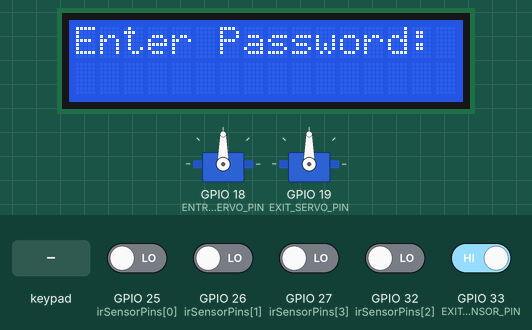
Bench run of a sketch on a simulated ESP32. Shown: 2 × servo, 16×2 character LCD. Inputs (shaded band) come from the test bench; at power-on: GPIO 33 (EXIT_IR_SENSOR_PIN) HIGH, GPIO 25 (irSensorPins[0]), GPIO 26 (irSensorPins[1]), GPIO 27 (irSensorPins[3]), GPIO 32 (irSensorPins[2]) LOW. WiFi joins after 1.5 s; servers stay silent unless stated; no MQTT or app messages arrive unless stated; what the sketch prints to the serial monitor is not drawn.

Above: at 2.7 s.
2.8 s: GPIO 33 (EXIT_IR_SENSOR_PIN) driven LOW
At 3.9 s:
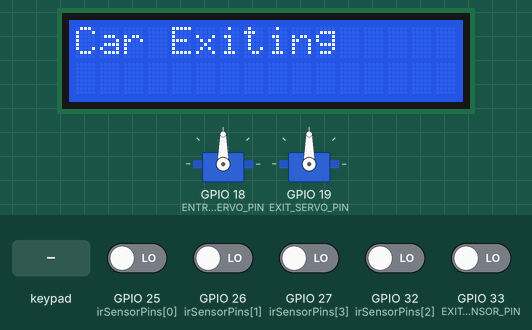
5.8 s: key '#' pressed
8.8 s: GPIO 33 (EXIT_IR_SENSOR_PIN) driven HIGH
11.8 s: keypad keys 1 2 3 4 # pressed 0.4 s apart
At 14.1 s:
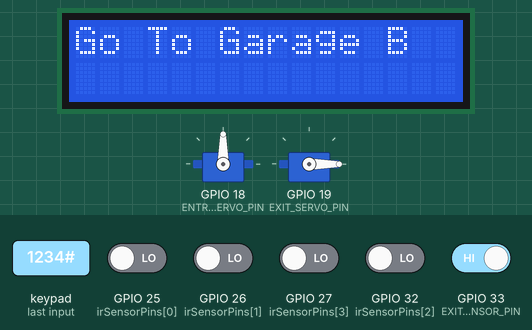
15.3 s: key 'A' pressed
At 16.3 s:
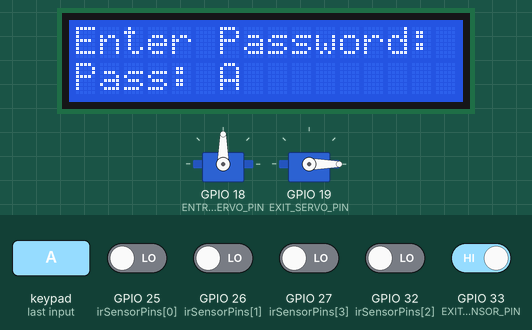
18.0 s: keypad keys 1 2 3 4 * pressed 0.4 s apart
At 20.2 s:
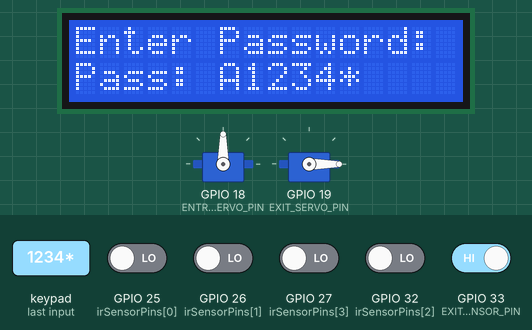
Timing chart, 0 to 21.7 s (numbered marks = the images above; inputs shaded):
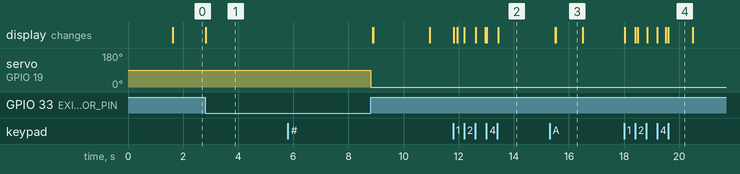

The sketch:

Smart_GarageESP.ino
```cpp
//LAST esp updated sh8aaaaaaaaaaaaaaaaaaaaaaaaaaaaaaaaaaaaaaaaaaaaal gdnnnnnnnnnnnnnnnnnnnn

#include <Wire.h>
#include <LiquidCrystal_I2C.h>
#include <Keypad.h>
#include <ESP32Servo.h>
#include <WiFi.h>
#include <PubSubClient.h>
#include <WiFiClientSecure.h>

// Servo and sensor pins
#define ENTRY_SERVO_PIN 18
#define EXIT_SERVO_PIN 19
#define EXIT_IR_SENSOR_PIN 33

// IR sensor pins for the 4 slots
const int irSensorPins[] = {25, 26, 32,  27}; // GPIO pins
const int numSensors = 4;

// Keypad settings
const byte ROWS = 4;
const byte COLS = 4;
char keys[ROWS][COLS] = {
  {'1', '2', '3', 'A'},
  {'4', '5', '6', 'B'},
  {'7', '8', '9', 'C'},
  {'*', '0', '#', 'D'}
};
byte rowPins[ROWS] = {12, 14, 13, 15}; // Keypad row pins
byte colPins[COLS] = {2, 4, 16, 17};   // Keypad column pins

Keypad keypad = Keypad(makeKeymap(keys), rowPins, colPins, ROWS, COLS);

// LCD setup
LiquidCrystal_I2C lcd(0x27, 16, 2);

// Servo objects
Servo entryServo;
Servo exitServo;

// Slot status array
bool slots[4] = {false, false, false, false}; // Initially, all slots are empty

// Password management
String password = "1234"; // Default password
String inputPassword = "";

// Timing variables
unsigned long lastReadTime = 0;
const unsigned long readInterval = 1000; // 1 second delay

// MQTT settings
const char* ssid = "ehab";
const char* wifiPassword = "ehab77777";
const char* mqttServer = "ba2f2af4644d4fb990991fedeca6cf08.s1.eu.hivemq.cloud";
const int mqttPort = 8883;
const char* mqttUser = "AdMEKH";
const char* mqttPassword = "AdMEKH123";

WiFiClientSecure espClient;
PubSubClient client(espClient);

// Function prototypes
void handleKeyPress(char key);
void openGarage();
void openExitGate();
void checkSlots();
void clearSlot();
void connectToWiFi();
void reconnectMQTT();

void setup() {
  Serial.begin(9600);

  // Wi-Fi and MQTT setup
  connectToWiFi();
  espClient.setInsecure(); // Skip certificate verification for testing
  client.setServer(mqttServer, mqttPort);

  // Servo setup
  entryServo.attach(ENTRY_SERVO_PIN);
  exitServo.attach(EXIT_SERVO_PIN);

  // Set all IR sensor pins as input
  for (int i = 0; i < numSensors; i++) {
    pinMode(irSensorPins[i], INPUT);
  }
  pinMode(EXIT_IR_SENSOR_PIN, INPUT);

  // LCD setup
  lcd.init();
  lcd.backlight();
  lcd.print("Enter Password:");
}

void loop() {
  // Check for a key press and handle password entry
  char key = keypad.getKey();
  if (key) {
    handleKeyPress(key);
  }

  // Check if a car is ready to exit
  if (digitalRead(EXIT_IR_SENSOR_PIN) == LOW) {
    openExitGate();
  }

  // Continuously check the slots with a delay
  unsigned long currentMillis = millis();
  if (currentMillis - lastReadTime >= readInterval) {
    lastReadTime = currentMillis; // Update last read time
    checkSlots();
  }

  // Handle MQTT connection and publishing
  if (!client.connected()) reconnectMQTT();
  client.loop();

  if (Serial.available()) {
    String sensorData = Serial.readStringUntil('\n');
    client.publish("sensor/readings", sensorData.c_str());
  }
}

void handleKeyPress(char key) {
  if (key == '#') {
    if (inputPassword == password) {
      lcd.clear();
      lcd.print("Access Granted");
      openGarage(); // Call to open the garage
    } else {
      lcd.clear();
      lcd.print("Wrong Password");
      delay(2000);
      lcd.clear();
      lcd.print("Enter Password:");
    }
    inputPassword = ""; // Reset input
  } else {
    inputPassword += key;
    lcd.setCursor(0, 1);
    lcd.print("Pass: ");
    lcd.print(inputPassword);
  }
}

void openGarage() {
  bool canOpenGate = false;

  // Check if any slot is available (i.e., not all slots are full)
  for (int i = 0; i < numSensors; i++) {
    if (slots[i] == false) {
      canOpenGate = true;
      break;
    }
  }

  if (canOpenGate) {
    lcd.clear();
    lcd.print("Access Granted");
    delay(1000); // Display the message for 1 second
    entryServo.write(90); // Open the entry gate
    delay(5000); // Wait for the car to enter
    entryServo.write(0); // Close the entry gate
  } else {
    lcd.clear();
    lcd.setCursor(0,0);
    lcd.print("Go To Garage B");
    delay(2000);
  }

  // Clear the LCD display after the gate operation
  lcd.clear();
  lcd.print("Enter Password:");
}

void openExitGate() {
  lcd.clear();
  lcd.print("Car Exiting");
  delay(1000);
  exitServo.write(90); // Open the exit gate
  delay(5000); // Wait for the car to exit
  exitServo.write(0); // Close the exit gate
  clearSlot(); // Clear slot after exit

  // Display "Enter Password:" after the car exits
  lcd.clear();
  lcd.print("Enter Password:");
}

void checkSlots() {
  String message = "";
  bool allSlotsFull = true;
  bool anySlotEmpty = false;

  for (int i = 0; i < numSensors; i++) {
    if (digitalRead(irSensorPins[i]) == LOW && !slots[i]) {
      slots[i] = true; // Mark the slot as occupied
    } else if (digitalRead(irSensorPins[i]) == HIGH && slots[i]) {
      slots[i] = false; // Mark the slot as empty
    }

    message += String(digitalRead(irSensorPins[i]));
    if (i < numSensors - 1) {
      message += ","; // Add a comma between values
    }

    // Check if all slots are full
    if (slots[i] == false) {
      allSlotsFull = false; // At least one slot is empty
    }

    // Check if at least one slot is available
    if (slots[i] == true) {
      anySlotEmpty = true; // At least one slot is available
    }
  }

  Serial.println(message); // Send the values to Serial Monitor

  // Display "Garage is full" if all slots are full
  if (allSlotsFull) {
    lcd.clear();
    lcd.setCursor(0,0);
    lcd.print("Garage is full");
    lcd.setCursor(1, 0);
    lcd.print("Go TO Garage B");
  }

  // Display "Enter Password" if at least one slot is available
  if (anySlotEmpty) {
    lcd.clear();
    lcd.print("Enter Password:");
  }
}

void clearSlot() {
  for (int i = 0; i < numSensors; i++) {
    if (slots[i]) {
      slots[i] = false;
      // Print status to Serial Monitor for debugging
      Serial.print("Slot ");
      Serial.print(i + 1);
      Serial.println(" cleared");
      return;
    }
  }
  // Print status to Serial Monitor for debugging
  Serial.println("No slots to clear");
}

void connectToWiFi() {
  WiFi.begin(ssid, wifiPassword);
  while (WiFi.status() != WL_CONNECTED) {
    delay(500);
    Serial.print(".");
  }
  Serial.println();
}

void reconnectMQTT() {
  while (!client.connected()) {
    if (client.connect("ESP32Client", mqttUser, mqttPassword)) {
      // Successfully connected
    } else {
      delay(5000);
    }
  }
}


//wrong one
/*
#include <Wire.h>
#include <LiquidCrystal_I2C.h>
#include <Keypad.h>
#include <ESP32Servo.h>
#include <WiFi.h>
#include <PubSubClient.h>
#include <WiFiClientSecure.h>

// Servo and sensor pins
#define ENTRY_SERVO_PIN 18
#define EXIT_SERVO_PIN 19
#define EXIT_IR_SENSOR_PIN 33

// IR sensor pins for the 4 slots
const int irSensorPins[] = {25, 26, 32, 27}; // GPIO pins
const int numSensors = 4;

// Keypad settings
const byte ROWS = 4;
const byte COLS = 4;
char keys[ROWS][COLS] = {
  {'1', '2', '3', 'A'},
  {'4', '5', '6', 'B'},
  {'7', '8', '9', 'C'},
  {'*', '0', '#', 'D'}
};
byte rowPins[ROWS] = {12, 14, 13, 15}; // Keypad row pins
byte colPins[COLS] = {2, 4, 16, 17};   // Keypad column pins

Keypad keypad = Keypad(makeKeymap(keys), rowPins, colPins, ROWS, COLS);

// LCD setup
LiquidCrystal_I2C lcd(0x27, 16, 2);

// Servo objects
Servo entryServo;
Servo exitServo;

// Slot status array
bool slots[4] = {false, false, false, false}; // Initially, all slots are empty

// Password management
String password = "1234"; // Default password
String inputPassword = "";

// Timing variables
unsigned long lastReadTime = 0;
const unsigned long readInterval = 1000; // 1 second delay

// MQTT settings
const char* ssid = "ehab";
const char* wifiPassword = "ehab77777";
const char* mqttServer = "ba2f2af4644d4fb990991fedeca6cf08.s1.eu.hivemq.cloud";
const int mqttPort = 8883;
const char* mqttUser = "AdMEKH";
const char* mqttPassword = "AdMEKH123";

WiFiClientSecure espClient;
PubSubClient client(espClient);

// Function prototypes
void handleKeyPress(char key);
void openGarage();
void openExitGate();
void checkSlots();
void clearSlot();
void connectToWiFi();
void reconnectMQTT();

void setup() {
  Serial.begin(9600);

  // Wi-Fi and MQTT setup
  connectToWiFi();
  espClient.setInsecure(); // Skip certificate verification for testing
  client.setServer(mqttServer, mqttPort);

  // Servo setup
  entryServo.attach(ENTRY_SERVO_PIN);
  exitServo.attach(EXIT_SERVO_PIN);

  // Set all IR sensor pins as input
  for (int i = 0; i < numSensors; i++) {
    pinMode(irSensorPins[i], INPUT);
  }
  pinMode(EXIT_IR_SENSOR_PIN, INPUT);

  // LCD setup
  lcd.init();
  lcd.backlight();
  lcd.print("Enter Password:");
}

void loop() {
  // Check for a key press and handle password entry
  char key = keypad.getKey();
  if (key) {
    handleKeyPress(key);
  }

  // Check if a car is ready to exit
  if (digitalRead(EXIT_IR_SENSOR_PIN) == LOW) {
    openExitGate();
  }

  // Continuously check the slots with a delay
  unsigned long currentMillis = millis();
  if (currentMillis - lastReadTime >= readInterval) {
    lastReadTime = currentMillis; // Update last read time
    checkSlots();
  }

  // Handle MQTT connection and publishing
  if (!client.connected()) reconnectMQTT();
  client.loop();

  // Read sensor data from Serial and publish to MQTT
  while (Serial.available()) {
    String sensorData = Serial.readStringUntil('\n');

    // Split the incoming data by commas and publish each sensor reading
    int startIndex = 0;
    int endIndex = sensorData.indexOf(',');
    while (endIndex != -1) {
      String token = sensorData.substring(startIndex, endIndex);
      int colonIndex = token.indexOf(':');
      if (colonIndex != -1) {
        String topic = token.substring(0, colonIndex);
        String value = token.substring(colonIndex + 1);

        if (topic == "MQ2") {
          client.publish("sensor/mq2", value.c_str());
        } else if (topic == "FLAME") {
          client.publish("sensor/flame", value.c_str());
        } else if (topic == "TEMP") {
          client.publish("sensor/temperature", value.c_str());
        } else if (topic == "HUM") {
          client.publish("sensor/humidity", value.c_str());
        } else if (topic == "DIST") {
          client.publish("sensor/distance", value.c_str());
        } else if (topic == "LDR") {
          client.publish("sensor/ldr", value.c_str());
        }
      }

      startIndex = endIndex + 1;
      endIndex = sensorData.indexOf(',', startIndex);
    }
  }
}

void handleKeyPress(char key) {
  if (key == '#') {
    if (inputPassword == password) {
      lcd.clear();
      lcd.print("Access Granted");
      openGarage(); // Call to open the garage
    } else {
      lcd.clear();
      lcd.print("Wrong Password");
      delay(2000);
      lcd.clear();
      lcd.print("Enter Password:");
    }
    inputPassword = ""; // Reset input
  } else {
    inputPassword += key;
    lcd.setCursor(0, 1);
    lcd.print("Pass: ");
    lcd.print(inputPassword);
  }
}

void openGarage() {
  bool canOpenGate = false;

  // Check if any slot is available (i.e., not all slots are full)
  for (int i = 0; i < numSensors; i++) {
    if (slots[i] == false) {
      canOpenGate = true;
      break;
    }
  }

  if (canOpenGate) {
    lcd.clear();
    lcd.print("Access Granted");
    delay(1000); // Display the message for 1 second
    entryServo.write(90); // Open the entry gate
    delay(5000); // Wait for the car to enter
    entryServo.write(0); // Close the entry gate
  } else {
    lcd.clear();
    lcd.setCursor(0,0);
    lcd.print("Go To Garage B");
    delay(2000);
  }

  // Clear the LCD display after the gate operation
  lcd.clear();
  lcd.print("Enter Password:");
}

void openExitGate() {
  lcd.clear();
  lcd.print("Car Exiting");
  delay(1000);
  exitServo.write(90); // Open the exit gate
  delay(5000); // Wait for the car to exit
  exitServo.write(0); // Close the exit gate
  clearSlot(); // Clear slot after exit

  // Display "Enter Password:" after the car exits
  lcd.clear();
  lcd.print("Enter Password:");
}

void checkSlots() {
  String message = "";
  bool allSlotsFull = true;
  bool anySlotEmpty = false;

  for (int i = 0; i < numSensors; i++) {
    if (digitalRead(irSensorPins[i]) == LOW && !slots[i]) {
      slots[i] = true; // Mark the slot as occupied
    } else if (digitalRead(irSensorPins[i]) == HIGH && slots[i]) {
      slots[i] = false; // Mark the slot as empty
    }

    message += String(digitalRead(irSensorPins[i]));
    if (i < numSensors - 1) {
      message += ","; // Add a comma between values
    }

    // Check if all slots are full
    if (slots[i] == false) {
      allSlotsFull = false; // At least one slot is empty
    }

    // Check if at least one slot is available
    if (slots[i] == true) {
      anySlotEmpty = true; // At least one slot is available
    }
  }

  Serial.println(message); // Send the values to Serial Monitor

  // Display "Garage is full" if all slots are full
  if (allSlotsFull) {
    lcd.clear();
    lcd.setCursor(0,0);
    lcd.print("Garage is full");
    lcd.setCursor(1, 0);
    lcd.print("Go TO Garage B");
  }

  // Display "Enter Password" if at least one slot is available
  if (anySlotEmpty) {
    lcd.clear();
    lcd.print("Enter Password:");
  }
}

void clearSlot() {
  for (int i = 0; i < numSensors; i++) {
    if (slots[i]) {
      slots[i] = false;
      // Print status to Serial Monitor for debugging
      Serial.print("Slot ");
      Serial.print(i + 1);
      Serial.println(" cleared");
      return;
    }
  }
  // Print status to Serial Monitor for debugging
  Serial.println("No slots to clear");
}

void connectToWiFi() {
  WiFi.begin(ssid, wifiPassword);
  // lcd.clear();
  // lcd.print("Connecting to WiFi...");
  while (WiFi.status() != WL_CONNECTED) {
    delay(500);
    // lcd.setCursor(0, 1);
    // lcd.print(".");
  }
  // lcd.clear();
  // lcd.print("Connected to WiFi");
  delay(1000); // Pause for a moment before continuing
}

void reconnectMQTT() {
  while (!client.connected()) {
    // lcd.clear();
    // lcd.print("Connecting to MQTT...");

    if (client.connect("ESP32Client", mqttUser, mqttPassword)) {
      // lcd.clear();
      // lcd.print("Connected to MQTT");
    } else {
      // lcd.clear();
      // lcd.print("MQTT Connect Failed");
      delay(5000);
    }
  }
}
*/
```

Measured:
- after the input at 2.8 s, the display: changes at once (image 1)
- after the input at 5.8 s, every drawn part: stays the same
- after the input at 11.8 s, the display: first changes at once (image 2 shows a later state)
- after the input at 15.3 s, the display: first differs from a run without the input after 0.23 s (image 3)
- after the input at 18.0 s, the display: first changes at once (image 4 shows a later state)
- what the display in image 3 shows lasts 1.0 s, from 15.5 s to 16.5 s
